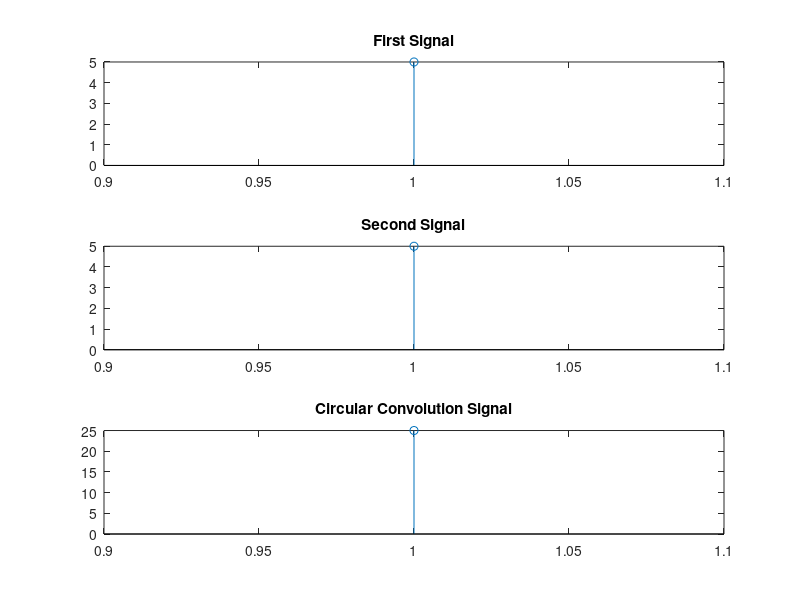

MATLAB code to generate this figure:
%Author - Sarthak Dhakade
%Date Created = 09/02/2024

%% Linear Convolution
x = input("Enter first signal: ");
x_offset = input("Enter zeroth position of x: "); % 1 means 1st signal 2 means 2nd signal and so on


h = input("Enter second signal: ");
h_offset = input("Enter zeroth position of h: "); 


N = length(x) + length(h) - 1; 

% Addition of extra zeroes to make x and h same
x_pad = [x, zeros(1, N - length(x))];
h_pad = [h, zeros(1, N - length(h))];

% fft of x and h i.e conversion of time domain into frequency domain
X = fft(x_pad);
H = fft(h_pad);

% Property of Convolution
Y = X.*H;

% converting into Time Domain
y = ifft(Y);

% Setting the Zeroth posiyion (origin) of Convoluted Value
y_offset = x_offset + h_offset - 1;


disp('Linear Convolution Result:');
disp(y);

%Plotting the Graph of First Signal 
n1 = -x_offset + 1 : length(x) - x_offset;
subplot(3,1,1);
stem(n1,x);
title('First Signal')

%Plotting the Graph of Second Signal 
n2 = -h_offset + 1 : length(h) - h_offset;
subplot(3,1,2);
stem(n2,h);
title('Second Signal')

%Plotting Convoluted Signal
n3 = -y_offset + 1:length(y)-y_offset;
subplot(3,1,3);
stem(n3, y);
title('Linear Convolution')


%% Circular Convolution

x = input("Enter first signal: ");
h = input("Enter second signal: ");

disp(length(x));
disp(length(h));

% Getting the N values
if (length(x) > length(h))

    N = length(x);

elseif (length(x) < length(h))

    N = length(h);

else 

    N = length(h);

end

disp(N);


% Padding of X signal
if (N > length(x))

    padded_x = [x, zeros(1, N - length(x))];

elseif (N < length(x))

    error('The first sequence should be less than or equal to N');

else

    padded_x = x;
end

% N is equal to padded value of x

N = length(padded_x);
disp(N);

% Padding of h signal
if(N > length(h))

    padded_h = [h, zeros(1, N - length(h))];

elseif (N < length(h))

    error('The second sequence should be less than or equal to N');

else

    padded_h = h;

end
% N is equal to padded vale uf h

N = length(padded_h);
disp(N);

%Whether the Padded Values of x and h are equal or not
if (length(padded_h) == length(padded_x))

    disp('Length of X and H are same');

else
    
    disp('Length of X and H are not same');

end

%Converting from Time Domain to Frequency Domain
X = fft(padded_x);
H = fft(padded_h);

%Convolution Property
Y = X.* H;

%Converting from Frequency Domain to Time Domain 
y = ifft(Y);

disp('Circular Convolution Result:');
disp(y);

subplot(3,1,1);
stem(1:length(padded_x), padded_x);
title('First Signal');

subplot(3,1,2);
stem(1:length(padded_h), padded_h);
title('Second Signal');

subplot(3,1,3);
stem(1:length(y), real(y));
title('Circular Convolution Signal');



